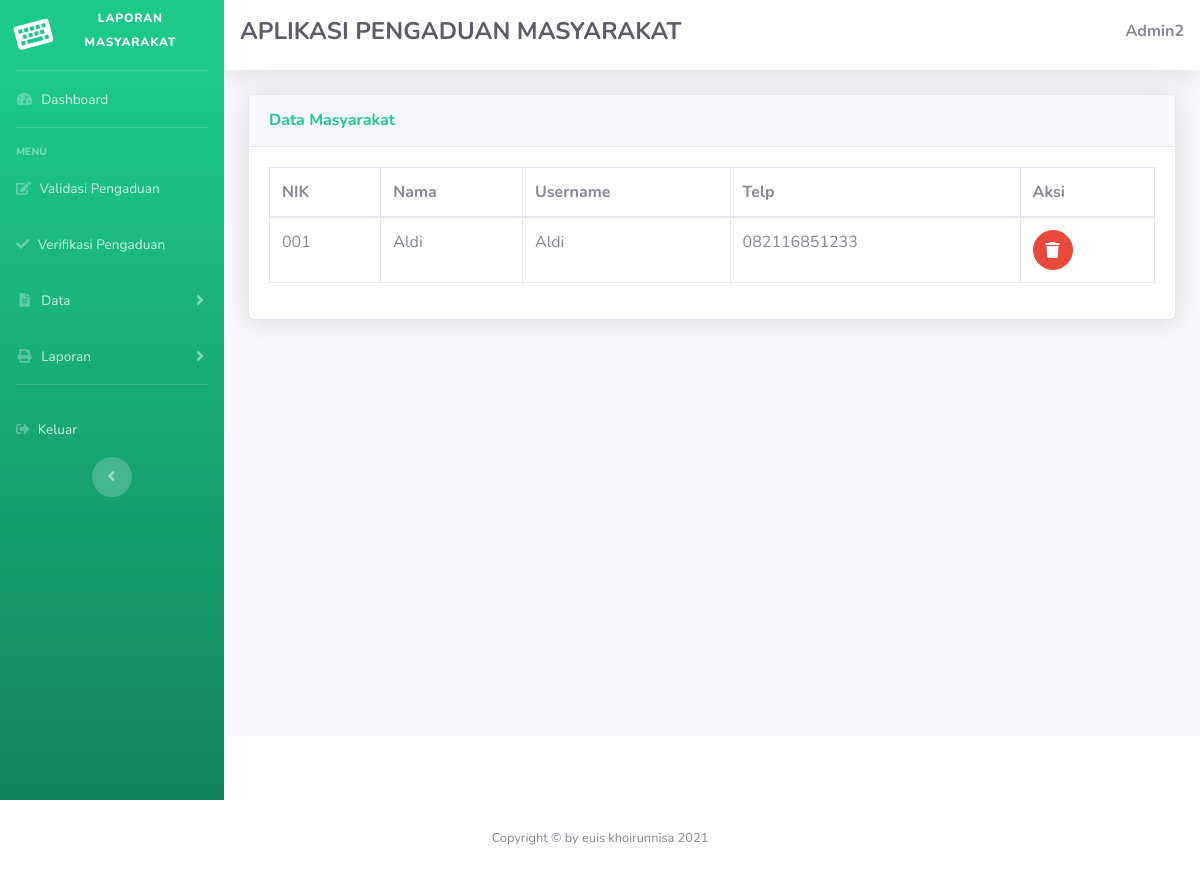
The page /admin/admin.php?url=lihat_masyarakat (signed in) on the database its author committed.
### tables this page shows
CREATE TABLE `masyarakat` (
  `nik` varchar(16) NOT NULL,
  `nama` varchar(35) NOT NULL,
  `username` varchar(25) NOT NULL,
  `password` varchar(32) NOT NULL,
  `telp` varchar(12) NOT NULL
);

### admin/lihat_masyarakat.php (the view, shortened to what this page needs)
<!DOCTYPE html>
<html lang="en">
<head>
  <link href="../vendor/fontawesome-free/css/all.min.css" rel="stylesheet" type="text/css">
  <link href="../css/sb-admin-2.min.css" rel="stylesheet">
  <link href="../vendor/datatables/dataTables.bootstrap4.min.css" rel="stylesheet">
</head>
<body id="page-top">
          <div class="card shadow mb-4">
            <div class="card-header py-3">
              <h6 class="m-0 font-weight-bold text-success">Data Masyarakat</h6>
            </div>
            <div class="card-body">
              <div class="table-responsive">
                <table class="table table-bordered" id="dataTable" width="100%" cellspacing="0">
                  <thead>
                    <tr>
                      <th>NIK</th>
                      <th>Nama</th>
                      <th>Username</th>
                      <th>Telp</th>
                      <th>Aksi</th>
                    </tr>
                  </thead>
                  <?php
                  require '../koneksi.php';
                  $sqli=mysqli_query($konek, "select * from masyarakat");
                  while ($data=mysqli_fetch_array($sqli)) {
                  ?>
                  <tbody>
                    <tr>
                        <td><?php echo $data['nik']; ?></td>
                        <td><?php echo $data['nama']; ?></td>
                        <td><?php echo $data['username']; ?></td>
                        <td><?php echo $data['telp']; ?></td>
                      <td>
                    <a href="delete_masyarakat.php?nik=<?php echo $data['nik']; ?>"
                    class="btn btn-danger btn-circle" onclick="return confirm('Yakin akan dihapus?')">
                        <i class="fa fa-trash"></i>
                    </a>
                      </td>
                    </tr>
                  </tbody>
                  <?php } ?>
                </table>
              </div>
            </div>
          </div>
        </div>
      </div>
      <footer class="sticky-footer bg-white">
      </footer>
    </div>
  </div>
</body>
</html>

### rows shown on the page
masyarakat: nik "001", nama "Aldi", username "Aldi", telp "082116851233"

### other values the page prints
$_SESSION['nama'] "Admin2"
